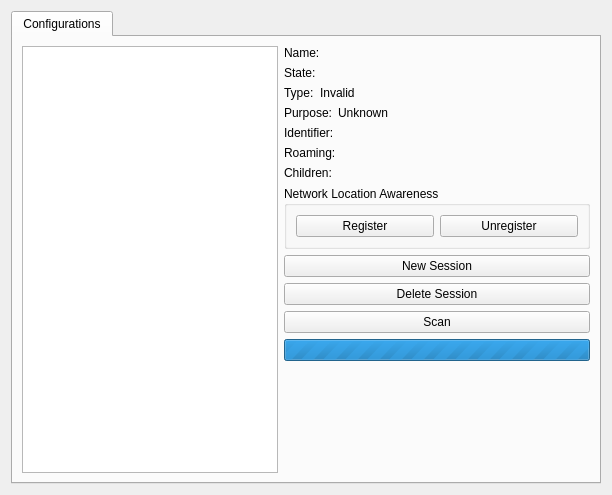
<?xml version="1.0" encoding="UTF-8"?>
<ui version="4.0">
 <class>BearerMonitor</class>
 <widget class="QWidget" name="BearerMonitor">
  <property name="geometry">
   <rect>
    <x>0</x>
    <y>0</y>
    <width>612</width>
    <height>495</height>
   </rect>
  </property>
  <property name="windowTitle">
   <string>Form</string>
  </property>
  <layout class="QHBoxLayout" name="horizontalLayout_3">
   <item>
    <widget class="QTabWidget" name="tabWidget">
     <property name="sizePolicy">
      <sizepolicy hsizetype="Expanding" vsizetype="Preferred">
       <horstretch>0</horstretch>
       <verstretch>0</verstretch>
      </sizepolicy>
     </property>
     <property name="currentIndex">
      <number>0</number>
     </property>
     <property name="usesScrollButtons">
      <bool>false</bool>
     </property>
     <widget class="QWidget" name="tab">
      <attribute name="title">
       <string>Configurations</string>
      </attribute>
      <layout class="QHBoxLayout" name="horizontalLayout_2">
       <item>
        <widget class="QTreeWidget" name="treeWidget">
         <property name="sizePolicy">
          <sizepolicy hsizetype="Preferred" vsizetype="Preferred">
           <horstretch>0</horstretch>
           <verstretch>0</verstretch>
          </sizepolicy>
         </property>
         <attribute name="headerVisible">
          <bool>false</bool>
         </attribute>
         <column>
          <property name="text">
           <string>1</string>
          </property>
         </column>
        </widget>
       </item>
       <item>
        <layout class="QVBoxLayout" name="verticalLayout_2">
         <item>
          <layout class="QHBoxLayout" name="configurationNameLayout">
           <item>
            <widget class="QLabel" name="configurationNameLabel">
             <property name="text">
              <string>Name:</string>
             </property>
            </widget>
           </item>
           <item>
            <widget class="QLabel" name="configurationName">
             <property name="sizePolicy">
              <sizepolicy hsizetype="MinimumExpanding" vsizetype="Preferred">
               <horstretch>0</horstretch>
               <verstretch>0</verstretch>
              </sizepolicy>
             </property>
             <property name="text">
              <string/>
             </property>
            </widget>
           </item>
          </layout>
         </item>
         <item>
          <layout class="QHBoxLayout" name="configurationStateLayout">
           <item>
            <widget class="QLabel" name="configurationStateLabel">
             <property name="text">
              <string>State:</string>
             </property>
            </widget>
           </item>
           <item>
            <widget class="QLabel" name="configurationState">
             <property name="sizePolicy">
              <sizepolicy hsizetype="MinimumExpanding" vsizetype="Preferred">
               <horstretch>0</horstretch>
               <verstretch>0</verstretch>
              </sizepolicy>
             </property>
             <property name="text">
              <string/>
             </property>
            </widget>
           </item>
          </layout>
         </item>
         <item>
          <layout class="QHBoxLayout" name="configurationTypeLayout">
           <item>
            <widget class="QLabel" name="configurationTypeLabel">
             <property name="text">
              <string>Type:</string>
             </property>
            </widget>
           </item>
           <item>
            <widget class="QLabel" name="configurationType">
             <property name="sizePolicy">
              <sizepolicy hsizetype="MinimumExpanding" vsizetype="Preferred">
               <horstretch>0</horstretch>
               <verstretch>0</verstretch>
              </sizepolicy>
             </property>
             <property name="text">
              <string>Invalid</string>
             </property>
            </widget>
           </item>
          </layout>
         </item>
         <item>
          <layout class="QHBoxLayout" name="configurationPurposeLayout">
           <item>
            <widget class="QLabel" name="configurationPurposeLabel">
             <property name="text">
              <string>Purpose:</string>
             </property>
            </widget>
           </item>
           <item>
            <widget class="QLabel" name="configurationPurpose">
             <property name="sizePolicy">
              <sizepolicy hsizetype="MinimumExpanding" vsizetype="Preferred">
               <horstretch>0</horstretch>
               <verstretch>0</verstretch>
              </sizepolicy>
             </property>
             <property name="text">
              <string>Unknown</string>
             </property>
            </widget>
           </item>
          </layout>
         </item>
         <item>
          <layout class="QHBoxLayout" name="configurationIdentifierLayout">
           <item>
            <widget class="QLabel" name="configurationIdentifierLabel">
             <property name="text">
              <string>Identifier:</string>
             </property>
            </widget>
           </item>
           <item>
            <widget class="QLabel" name="configurationIdentifier">
             <property name="sizePolicy">
              <sizepolicy hsizetype="MinimumExpanding" vsizetype="Preferred">
               <horstretch>0</horstretch>
               <verstretch>0</verstretch>
              </sizepolicy>
             </property>
             <property name="text">
              <string/>
             </property>
            </widget>
           </item>
          </layout>
         </item>
         <item>
          <layout class="QHBoxLayout" name="configurationRoamingLayout">
           <item>
            <widget class="QLabel" name="configurationRoamingLabel">
             <property name="text">
              <string>Roaming:</string>
             </property>
            </widget>
           </item>
           <item>
            <widget class="QLabel" name="configurationRoaming">
             <property name="sizePolicy">
              <sizepolicy hsizetype="MinimumExpanding" vsizetype="Preferred">
               <horstretch>0</horstretch>
               <verstretch>0</verstretch>
              </sizepolicy>
             </property>
             <property name="text">
              <string/>
             </property>
            </widget>
           </item>
          </layout>
         </item>
         <item>
          <layout class="QHBoxLayout" name="configurationChildrenLayout">
           <item>
            <widget class="QLabel" name="configurationChildrenLabel">
             <property name="text">
              <string>Children:</string>
             </property>
            </widget>
           </item>
           <item>
            <widget class="QLabel" name="configurationChildren">
             <property name="sizePolicy">
              <sizepolicy hsizetype="MinimumExpanding" vsizetype="Preferred">
               <horstretch>0</horstretch>
               <verstretch>0</verstretch>
              </sizepolicy>
             </property>
             <property name="text">
              <string/>
             </property>
            </widget>
           </item>
          </layout>
         </item>
         <item>
          <widget class="QGroupBox" name="nlaGroup">
           <property name="title">
            <string>Network Location Awareness</string>
           </property>
           <layout class="QHBoxLayout" name="horizontalLayout">
            <item>
             <widget class="QPushButton" name="registerButton">
              <property name="text">
               <string>Register</string>
              </property>
             </widget>
            </item>
            <item>
             <widget class="QPushButton" name="unregisterButton">
              <property name="text">
               <string>Unregister</string>
              </property>
             </widget>
            </item>
           </layout>
          </widget>
         </item>
         <item>
          <widget class="QPushButton" name="newSessionButton">
           <property name="text">
            <string>New Session</string>
           </property>
          </widget>
         </item>
         <item>
          <widget class="QPushButton" name="deleteSessionButton">
           <property name="text">
            <string>Delete Session</string>
           </property>
          </widget>
         </item>
         <item>
          <widget class="QPushButton" name="scanButton">
           <property name="text">
            <string>Scan</string>
           </property>
          </widget>
         </item>
         <item>
          <widget class="QProgressBar" name="progressBar">
           <property name="maximum">
            <number>0</number>
           </property>
           <property name="value">
            <number>23280</number>
           </property>
           <property name="textVisible">
            <bool>false</bool>
           </property>
           <property name="invertedAppearance">
            <bool>false</bool>
           </property>
           <property name="format">
            <string>%p%</string>
           </property>
          </widget>
         </item>
         <item>
          <spacer name="verticalSpacer">
           <property name="orientation">
            <enum>Qt::Vertical</enum>
           </property>
           <property name="sizeHint" stdset="0">
            <size>
             <width>20</width>
             <height>40</height>
            </size>
           </property>
          </spacer>
         </item>
        </layout>
       </item>
      </layout>
     </widget>
    </widget>
   </item>
  </layout>
 </widget>
 <resources/>
 <connections/>
</ui>
